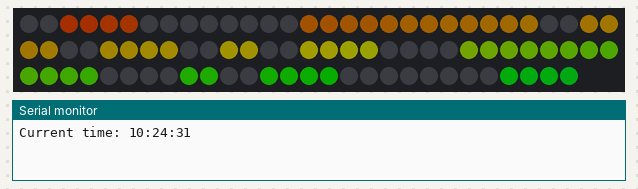
Bench run of a sketch on a simulated ESP32. Shown: 88 RGB LEDs in strip order, left to right, continuing on the next row, the last lines printed to the serial monitor. Dim RGB values are drawn brighter than linear; WiFi joins after 1.5 s; servers stay silent unless stated; network time is answered at once with the bench clock; the local clock reads 2024-03-15 10:24:30 at power-on unless the sketch sets it.

Above: at 2.52 s.
At 6.51 s:
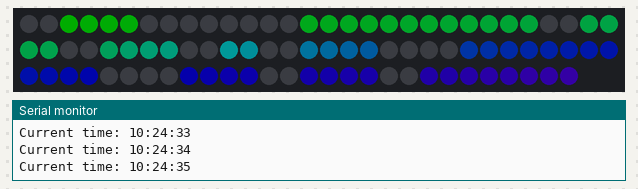
At 11.53 s:
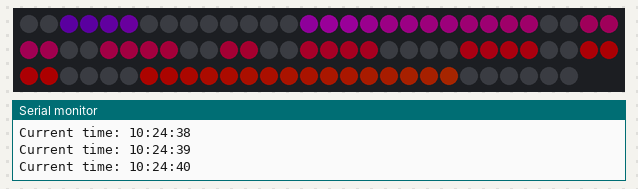
At 20.55 s:
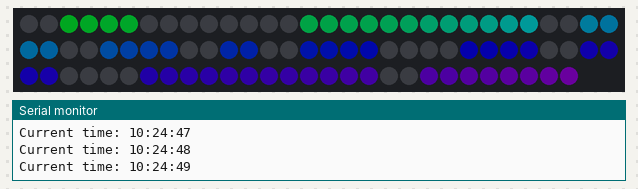
At 30.55 s:
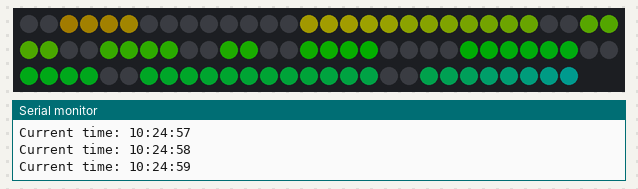
At 39.57 s:
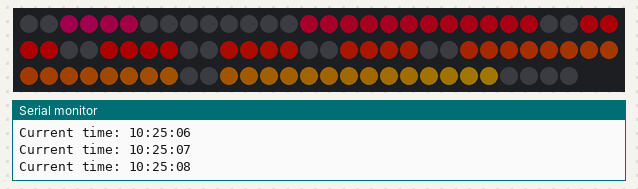

The sketch:

clock.ino
```cpp
#include <NTPClient.h>
#include <WiFi.h>
#include <FastLED.h>

#define LED_PIN 23   // 定義燈帶資料腳位
#define NUM_LEDS 88 // LED燈數量


CRGBArray<NUM_LEDS> leds;

const int strip = 2;  //單條LED數量
const int utc = 8; //設定時區

const char *ssid =  "";     // replace with your wifi ssid and wpa2 key
const char *pass =  "";

const char *ntpServer = "time.stdtime.gov.tw"; // NTP站，可自行更改
const long utcOffsetInSeconds = utc * 3600; // 設置時區偏移，以毫秒為單位
const int updateTime = 15; // 請求間隔(秒)
const int mistake = 0; //誤差調整(非必要)

WiFiUDP udp;

NTPClient timeClient(udp, ntpServer, utcOffsetInSeconds);

void setup() {
  Serial.begin(115200);
  // 如果您的燈帶不是WS2812B，請自行更改您所使用的燈帶型號(備註: WS2815 須將 GRB 改成 RGB)
  FastLED.addLeds<WS2812B, LED_PIN, GRB>(leds, NUM_LEDS);
  // FastLED.addLeds<WS2815, LED_PIN, RGB>(leds, NUM_LEDS);
  FastLED.setBrightness(50); // 設置亮度，根據需要調整

  WiFi.begin(ssid, pass);
  while (WiFi.status() != WL_CONNECTED) {
    delay(500);
  }

  timeClient.begin();
  timeClient.update();
}

void number(int site, int number) {
  int from = site * ((strip * 7) - 1);
  if (site != 0) {
    from = from + site;
  }

  const char numberMap[10][6] = { //定義熄滅區域
    "G",        // 0
    "ADEFG",    // 1
    "CF",       // 2
    "EF",       // 3
    "ADE",      // 4
    "BE",       // 5
    "B",        // 6
    "DEFG",     // 7
    "",         // 8
    "E"         // 9
  };

  light(from, numberMap[number]);
}

void light(int from, const char let[]) {
  int ledMap[7] = {
    strip * 0,
    strip * 1,
    strip * 2,
    strip * 3,
    strip * 4,
    strip * 5,
    strip * 6
  };

  for (int i = 0; i < strlen(let); i++) {
    int ledIndex = ledMap[let[i] - 'A'];
    for (int i = 0; i < strip; i++) {
      leds[from + ledIndex + i] = CRGB(0, 0, 0);
    }
  }
}

String formatToTwoDigits(int number) {
  if (number < 10) {
    return "0" + String(number);
  } else {
    return String(number);
  }
}

void displayTime(String h, String m, String s) { //顯示位置
  String timeArray[] = {h, m, s};

  for (int i = 0; i < 3; i++) {
    number(i * 2, timeArray[i].charAt(0) - '0');
    number(i * 2 + 1, timeArray[i].charAt(1) - '0');
  }
}


//時鐘延遲
const unsigned long clockDelayTime = 1000;
unsigned long clockPreviousDelayTime = 0;

//燈條延遲
unsigned long stripDelayTime = 50; //特效延遲
unsigned long stripPreviousDelayTime = 0;

static uint8_t beginHue = 0;
int deltaHue = 1; //控制流速


int updateDelay = 15;
bool clockTrigger = false;
bool stripTrigger = false;

int currentHour = timeClient.getHours();
int currentMinute = timeClient.getMinutes();
int currentSecond = timeClient.getSeconds();

int blinking = (6 * ((strip * 7) - 1)) + 6;

void loop() {
  unsigned long currentTime = millis();

  if (currentTime - clockPreviousDelayTime >= clockDelayTime) {//時鐘緩衝器
    clockTrigger = true;
    clockPreviousDelayTime = currentTime;
  }

  if (currentTime - stripPreviousDelayTime >= stripDelayTime) {// 特效緩衝器
    stripTrigger = true;
    stripPreviousDelayTime = currentTime;
  }

  if (clockTrigger == true) {
    currentSecond++;
    updateDelay++;

    if (updateDelay >= updateTime) { // 校時
      timeClient.update();
      currentHour = timeClient.getHours();
      currentMinute = timeClient.getMinutes();
      currentSecond = timeClient.getSeconds();

      currentSecond += mistake; // 誤差調整

      updateDelay = 0;
    }

    if (currentSecond >= 60) {
      currentSecond = 0;
      currentMinute++;

      if (currentMinute >= 60) {
        currentMinute = 0;
        currentHour++;

        if (currentHour >= 24) {
          currentMinute = 0;
        }
      }
    }
    //如果註解最下方的Seria，則須在此定義clockTrigger = false
    //clockTrigger = false;
  }

  String formattedHour = formatToTwoDigits(currentHour);
  String formattedMinute = formatToTwoDigits(currentMinute);
  String formattedSecond = formatToTwoDigits(currentSecond);
  /*-------------------------------------------------------*/
  //特效，此處可自行更改數字的顯示效果

  //leds(0, NUM_LEDS) = CRGB(255, 255, 255);
  fill_rainbow(leds, NUM_LEDS, beginHue, deltaHue);

  if (stripTrigger == true) {
    beginHue += 1;
    if (beginHue == 256) {
      beginHue = 0;
    }
    stripTrigger = false;
  }
  /*-------------------------------------------------------*/
  displayTime(formattedHour, formattedMinute, formattedSecond); // 顯示時、分、秒（帶補零）

  if (currentSecond % 2 == 0) { // 閃爍
    leds[blinking+0] = CRGB(0, 0, 0);
    leds[blinking+1] = CRGB(0, 0, 0);
    leds[blinking+2] = CRGB(0, 0, 0);
    leds[blinking+3] = CRGB(0, 0, 0);
  }

  FastLED.show();

  if (clockTrigger == true) { // Serial
    Serial.print("Current time: ");
    Serial.print(formattedHour);
    Serial.print(":");
    Serial.print(formattedMinute);
    Serial.print(":");
    Serial.println(formattedSecond);
    clockTrigger = false;
  }
}
```
